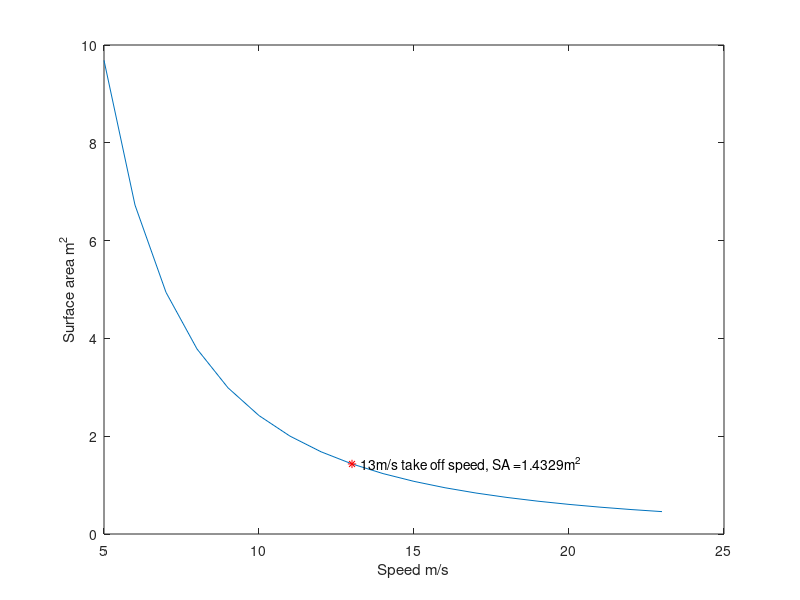

Recreate this plot in MATLAB.
clear all
close all
clc
%% Weight -> Lift -> Drag -> Thrust
weight = 40*.453592*9.81;%weight 55 lbs in newtons

%% Lift

d = 1.225; %kg/m^3 = will be a function of altitude in final flight calc
CL = 1.2;%Coefficient of lift
Lift = weight;

length = 11*.3048;
SA = 0;
speeds = [5:1:23];

for i = speeds
vel = i;
S = ((2*Lift)/(d*vel^2*CL));

width = (S/length);%*3.28084;
SA = [SA S];
end

vp = 13;% take off speed m/s

take = ((2*Lift)/(d*vp^2*CL));

plot (speeds,SA(2:end))
hold on
plot(vp,take,'r*')
ylabel('Surface area m^2')
xlabel('Speed m/s')
x1 = vp;
y1 = take;
txt1 = ['   ', num2str(vp) ,'m/s take off speed, SA =',num2str(take),'m^2'];
text(x1,y1,txt1);

surf = take*10.7639
wit = (take*10.7639)/11;%width in feet of wing


%% Drag

V = vp*2.5;
cd = .05; %standard drag coefficient of a plane
Drag = cd*take*0.5*d*V^2;

%% Thrust

diam = 12; %prop diameter
pitch = 6; %prop pitch
RPM = 36000;
C1 = 4.392399*10^-8;
C2 = 4.23333*10^-4;

Thrust = C1*RPM*((diam^3.5)/sqrt(pitch))*(C2*RPM*pitch); %source: http://www.electricrcaircraftguy.com/2013/09/propeller-static-dynamic-thrust-equation.html
%% DATA

T_ex = Thrust - Drag;%excess thrust
acc = T_ex/weight%acceleration achievable
dis = (0.3048*170);
TOV = sqrt(2*acc*dis)
time = (2*(dis))/vp;
